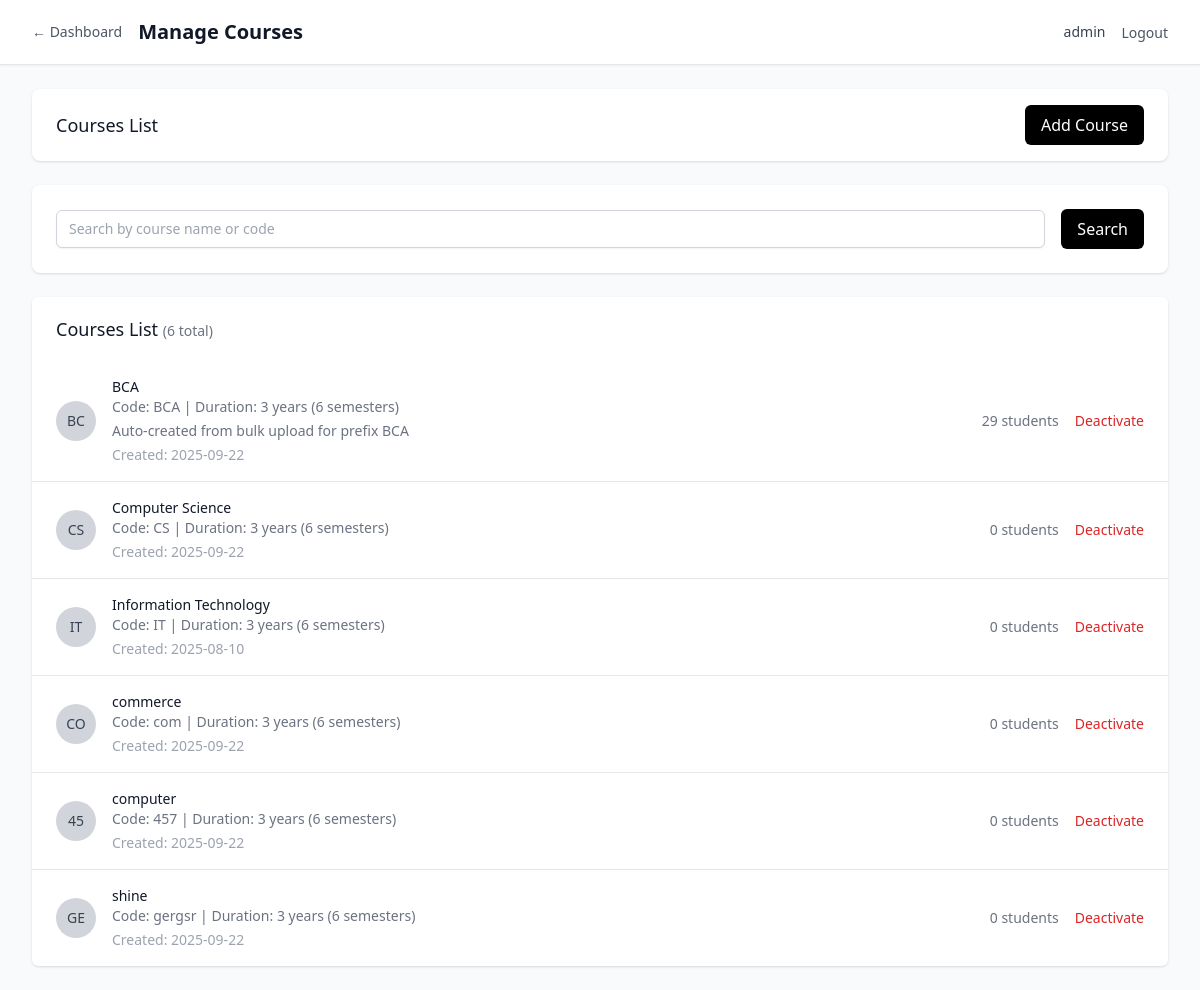
The app's page /management/courses (signed in), older data.
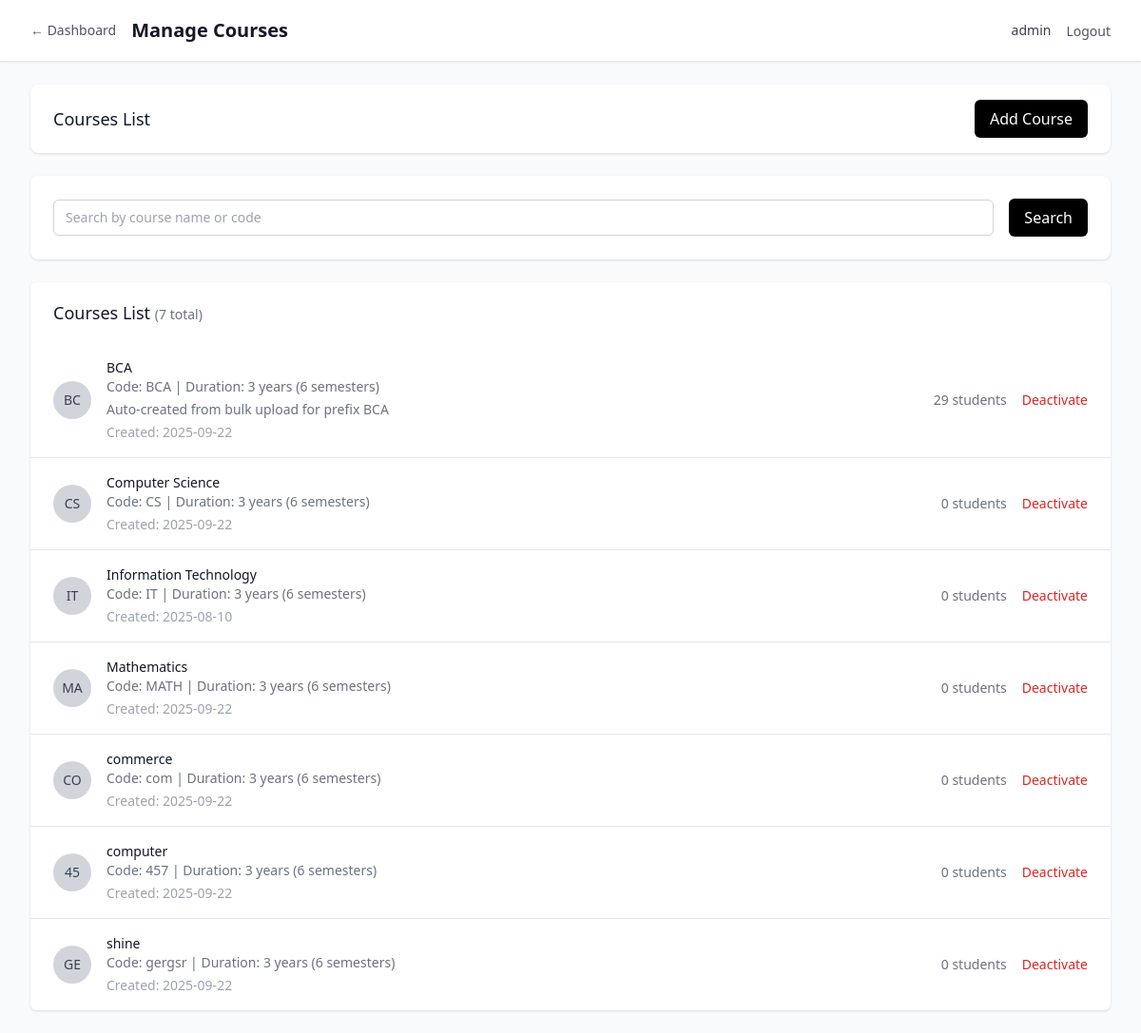
The same page, newer data.
### models/academic.py (models this page shows, shortened)
class Course(db.Model):
    __tablename__ = 'course'
    id = db.Column(db.Integer, primary_key=True)
    name = db.Column(db.String(100), nullable=False)
    code = db.Column(db.String(20), unique=True, nullable=False, index=True)
    description = db.Column(db.Text, nullable=True)
    duration_years = db.Column(db.Integer, default=3, nullable=False)
    total_semesters = db.Column(db.Integer, default=6, nullable=False)
    created_at = db.Column(db.DateTime, default=datetime.utcnow)
    is_active = db.Column(db.Boolean, default=True)
    students = db.relationship('Student', backref='course', lazy='dynamic')
    subjects = db.relationship('Subject', backref='course', lazy='dynamic')
    def get_active_students_count(self):
        return self.students.filter_by(is_active=True).count()

### routes/auth.py (the view)
        def decorated_function(*args, **kwargs):
            if not SessionManager.is_authenticated(session):
                flash('Please log in to access this page', 'error')
                return redirect(url_for('auth.index'))
            if user_type:
                if user_type == 'management' and not SessionManager.is_management(session):
                    flash('Access denied. Management login required.', 'error')
                    return redirect(url_for('auth.management_login'))
                elif user_type == 'lecturer' and not SessionManager.is_lecturer(session):
                    flash('Access denied. Lecturer login required.', 'error')
                    return redirect(url_for('auth.lecturer_login'))
            return f(*args, **kwargs)

### app.py (called while the page is built)
def create_app():
    app = Flask(__name__)
    app.config.from_object(Config)
    db.init_app(app)
    csrf = CSRFProtect(app)
    @app.context_processor
    def inject_csrf_token():
        from flask_wtf.csrf import generate_csrf
        return dict(csrf_token=generate_csrf)
    from routes.auth import auth_bp
    from routes.management import management_bp
    from routes.lecturer import lecturer_bp
    app.register_blueprint(auth_bp)
    app.register_blueprint(management_bp, url_prefix='/management')
    app.register_blueprint(lecturer_bp, url_prefix='/lecturer')
    init_db(app)
    return app

### routes/auth.py (called while the page is built)
@auth_bp.app_context_processor
def inject_user():
    return {
        'current_user': SessionManager.get_session_info(session),
        'is_authenticated': SessionManager.is_authenticated(session),
        'is_management': SessionManager.is_management(session),
        'is_lecturer': SessionManager.is_lecturer(session)
    }

### routes/management.py (called while the page is built, shortened)
@management_bp.route('/courses')
@login_required('management')
def courses():
    try:
        page = request.args.get('page', 1, type=int)
        search = request.args.get('search', '', type=str)
        query = Course.query.filter_by(is_active=True)
        pagination = query.order_by(Course.name).paginate(
            page=page, per_page=20, error_out=False
        )
        return render_template('management/courses.html',
                             courses=pagination.items,
                             pagination=pagination,
                             search=search)
    except Exception as e:
        flash(f'Error loading courses: {str(e)}', 'error')
        return render_template('management/courses.html', courses=[], pagination=None, search='')

### services/auth_service.py (called while the page is built)
    @staticmethod
    def is_authenticated(session):
        return 'user_type' in session and 'user_id' in session

    @staticmethod
    def is_management(session):
        return session.get('user_type') == 'management'

    @staticmethod
    def is_lecturer(session):
        return session.get('user_type') == 'lecturer'

    @staticmethod
    def get_session_info(session):
        if not SessionManager.is_authenticated(session):
            return None
        return {
            'user_type': session.get('user_type'),
            'user_id': session.get('user_id'),
            'username': session.get('username'),
            'login_time': session.get('login_time')
        }

### templates/management/courses.html (shortened to what this page needs)
{% extends "base.html" %}
{% block content %}
<div x-data="initCourseForm()">
    <div class="min-h-screen bg-gray-50">
        <nav class="bg-white shadow-sm border-b border-gray-200">
            <div class="max-w-7xl mx-auto px-4 sm:px-6 lg:px-8">
                <div class="flex justify-between h-16">
                    <div class="flex items-center space-x-4">
                        <a href="{{ url_for('management.dashboard') }}" class="text-sm text-gray-600 hover:text-black">←
                            Dashboard</a>
                        <h1 class="text-xl font-semibold text-gray-900">Manage Courses</h1>
                    </div>
                    <div class="flex items-center space-x-4">
                        <span class="text-sm text-gray-700">{{ current_user.username }}</span>
                        <form method="POST" action="{{ url_for('auth.logout') }}" class="inline">
                            <button type="submit" class="text-sm text-gray-600 hover:text-black">Logout</button>
                        </form>
                    </div>
                </div>
            </div>
        </nav>
        <div class="max-w-7xl mx-auto py-6 sm:px-6 lg:px-8">
            <div class="bg-white shadow rounded-lg mb-6">
                <div class="px-4 py-4 sm:px-6 flex justify-between items-center">
                    <h3 class="text-lg leading-6 font-medium text-gray-900">Courses List</h3>
                    <div class="space-x-2">
                        <button @click="showAddCourseModal = true" type="button"
                            class="bg-black text-white px-4 py-2 rounded-md hover:bg-gray-800 focus:outline-none focus:ring-2 focus:ring-offset-2 focus:ring-black">
                            Add Course
                        </button>
                    </div>
                </div>
            </div>
            <div class="bg-white shadow rounded-lg mb-6">
                <div class="px-4 py-5 sm:p-6">
                    <form method="GET" class="flex items-center space-x-4">
                        <div class="flex-1">
                            <input type="text" name="search" value="{{ search }}"
                                placeholder="Search by course name or code"
                                class="block w-full px-3 py-2 border border-gray-300 rounded-md shadow-sm focus:outline-none focus:ring-black focus:border-black sm:text-sm">
                        </div>
                        <button type="submit"
                            class="bg-black text-white px-4 py-2 rounded-md hover:bg-gray-800 focus:outline-none focus:ring-2 focus:ring-offset-2 focus:ring-black">
                            Search
                        </button>
                    </form>
                </div>
            </div>
            <div class="bg-white shadow overflow-hidden sm:rounded-md">
                <div class="px-4 py-5 sm:px-6">
                    <h3 class="text-lg leading-6 font-medium text-gray-900">
                        Courses List
                        {% if pagination %}
                        <span class="text-sm text-gray-500">({{ pagination.total }} total)</span>
                        {% endif %}
                    </h3>
                </div>
                {% if courses %}
                <ul class="divide-y divide-gray-200">
                    {% for course in courses %}
                    <li class="px-4 py-4 sm:px-6">
                        <div class="flex items-center justify-between">
                            <div class="flex items-center">
                                <div class="flex-shrink-0">
                                    <div class="h-10 w-10 rounded-full bg-gray-300 flex items-center justify-center">
                                        <span class="text-sm font-medium text-gray-700">{{ course.code[:2].upper()
                                            }}</span>
                                    </div>
                                </div>
                                <div class="ml-4">
                                    <div class="flex items-center">
                                        <p class="text-sm font-medium text-gray-900">{{ course.name }}</p>
                                    </div>
                                    <p class="text-sm text-gray-500">Code: {{ course.code }} | Duration: {{
                                        course.duration_years }} years ({{ course.total_semesters }} semesters)</p>
                                    {% if course.description %}
                                    <p class="text-sm text-gray-500 mt-1">{{ course.description }}</p>
                                    {% endif %}
                                    <p class="text-sm text-gray-400 mt-1">Created: {{
                                        course.created_at.strftime('%Y-%m-%d') if course.created_at else 'N/A' }}</p>
                                </div>
                            </div>
                            <div class="flex items-center space-x-4">
                                <div class="text-sm text-gray-500">
                                    {{ course.get_active_students_count() }} students
                                </div>
                                <div class="flex items-center space-x-2">
                                    <button
                                        @click="toggleCourseStatus({{ course.id }}, '{{ course.name }}', {{ course.is_active|lower }})"
                                        class="text-sm {% if course.is_active %}text-red-600 hover:text-red-800{% else %}text-green-600 hover:text-green-800{% endif %}">
                                        {% if course.is_active %}Deactivate{% else %}Activate{% endif %}
                                    </button>
                                </div>
                            </div>
                        </div>
                    </li>
                    {% endfor %}
                </ul>
                {% else %}
                <div class="px-4 py-5 sm:px-6 text-center">
                    <p class="text-gray-500">No courses found.</p>
                </div>
                {% endif %}
            </div>
        </div>
    </div>
</div>
{% endblock %}

### templates/base.html (shortened to what this page needs)
<!DOCTYPE html>
<html lang="en" class="h-full bg-white">
<head>
    <script src="https://cdn.tailwindcss.com"></script>
</head>
<body class="h-full bg-gray-50">
    {% block content %}{% endblock %}
</body>
</html>

Row changes from the older to the newer data that the page shows:
added Course: code "MA", name "Mathematics", code "MATH", duration_years "3", total_semesters "6", created_at "2025-09-22", get_active_students_count "0", is_active "Deactivate"
Text that changed along with them:
{{ pagination.total }}: "6" → "7"
